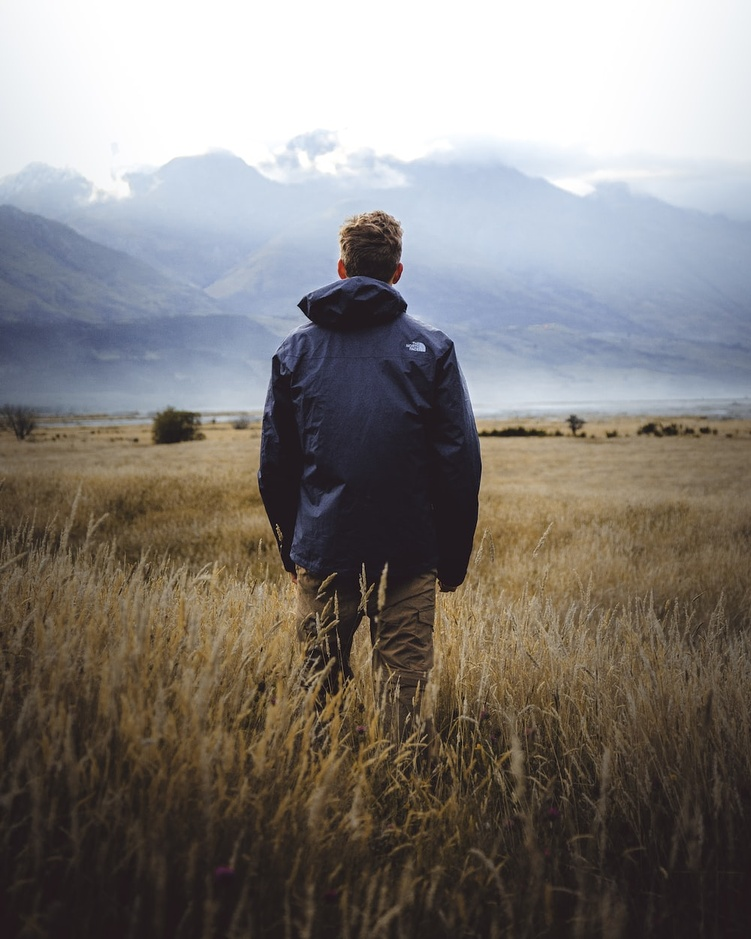
#> input picture MV/image.jpg, 751 x 939 px, shrunk from 1000 x 1250 before the run
$ jupyter execute MV_EXP_5.ipynb
#> lines starting #> are read from the running program, lines starting #| are printed output that depends on the picture; after the words box and inside, x2 and y2 are one past the last pixel; in counts of white or black regions, pixels touching at a corner belong together
[cell 1]
import cv2
import numpy as np
import matplotlib.pyplot as plt

# Read the image
path = 'image.jpg'
image = cv2.imread(path)
#> image is the input picture: shape (939, 751, 3); mean B, G, R 122.2, 126, 130.7

# Convert the image to grayscale
gray = cv2.cvtColor(image, cv2.COLOR_BGR2GRAY)

# Apply Canny edge detection
edges = cv2.Canny(gray, threshold1=50, threshold2=150)
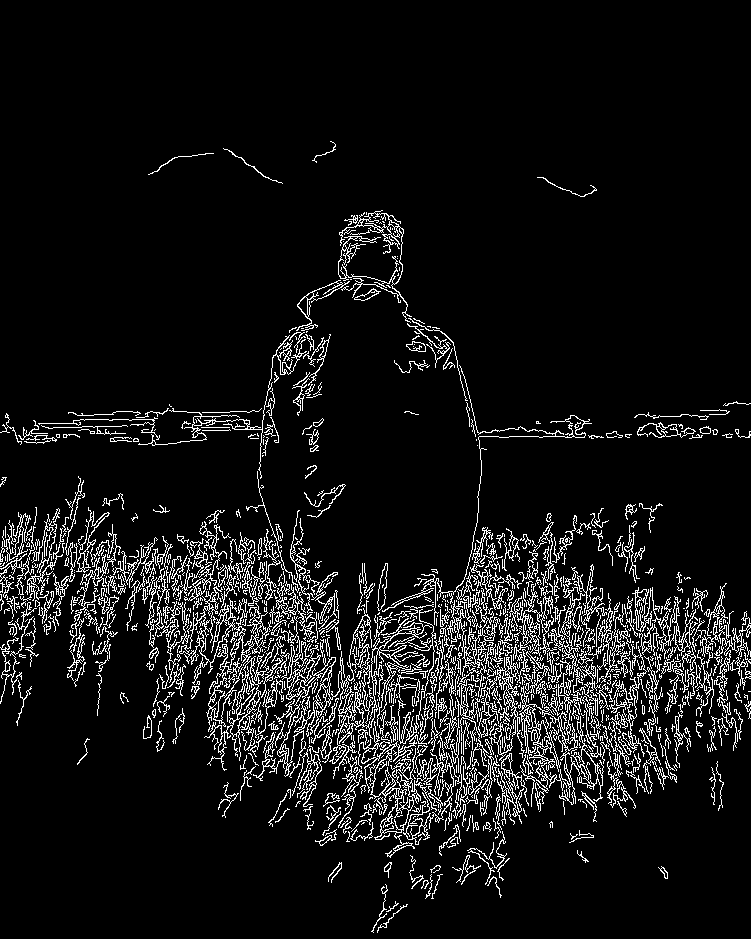
#> edges: shape (939, 751); 7.9% white in thin lines or dots, all inside (x1, y1, x2, y2) = (0, 141, 751, 933)

# Find contours in the edge image
contours, _ = cv2.findContours(edges, cv2.RETR_EXTERNAL, cv2.CHAIN_APPROX_SIMPLE)
#> contours = 968 contours, 803 with area under 20; largest, box (x1, y1, x2, y2) and area: (261, 608, 432, 777) 3357, (519, 651, 601, 812) 2488, (358, 721, 437, 858) 1766, (204, 598, 279, 771) 935, (338, 210, 412, 323) 825

# Create a copy of the original image for drawing contours
contour_image = image.copy()

# Iterate over the contours and draw them in blue
cv2.drawContours(contour_image, contours, -1, (0, 0, 255), 2)
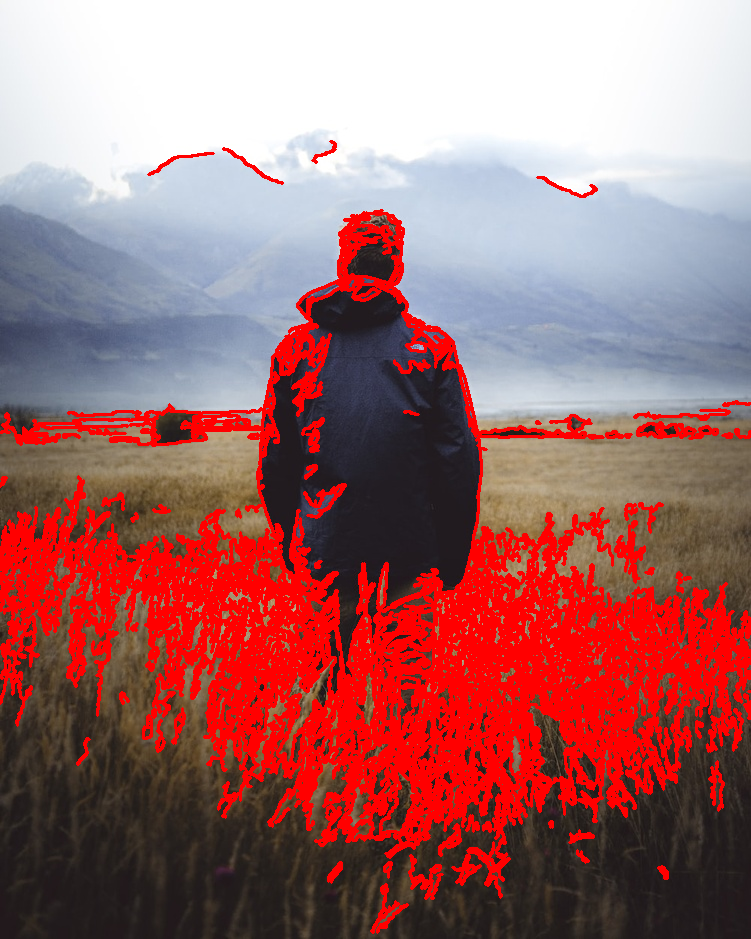
#> contour_image: shape (939, 751, 3); mean B, G, R 108.3, 107.7, 162.5

# Define a function to simplify contours using Douglas-Peucker
def simplify_contour(contour, epsilon):
    return cv2.approxPolyDP(contour, epsilon, True)

# Create a copy of the original image for drawing simplified contours
simplified_contour_image = image.copy()

# Define the Douglas-Peucker epsilon value (adjust as needed)
epsilon = 10

# Iterate over the contours and simplify them
simplified_contours = [simplify_contour(contour, epsilon) for contour in contours]
#> simplified_contours = 968 contours, 869 with area under 20; largest, box (x1, y1, x2, y2) and area: (262, 608, 432, 777) 5660, (519, 651, 601, 812) 3934, (358, 721, 437, 858) 2990, (204, 598, 279, 771) 2499, (451, 588, 500, 722) 1426

# Draw the simplified contours in red
cv2.drawContours(simplified_contour_image, simplified_contours, -1, (255, 0, 0), 2)
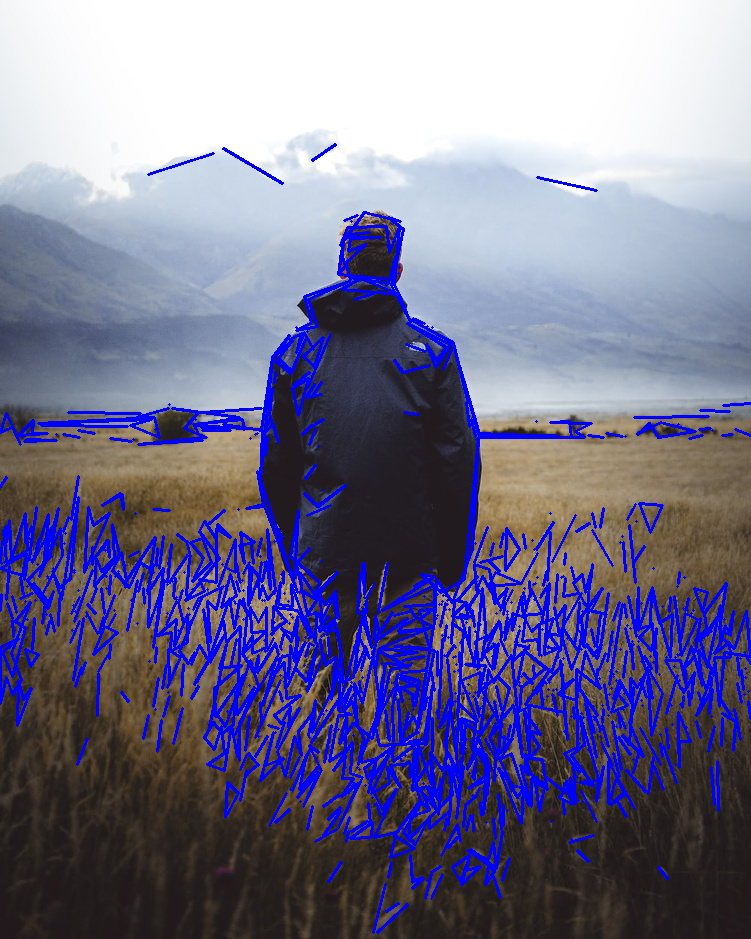
#> simplified_contour_image: shape (939, 751, 3); 12.38% of pixels changed, all inside (x1, y1, x2, y2) = (0, 143, 751, 934)

# Display all outputs in one window using matplotlib
plt.figure(figsize=(12, 8))

# Original Image
plt.subplot(2, 3, 1)
plt.imshow(cv2.cvtColor(image, cv2.COLOR_BGR2RGB))
plt.title("Original Image")

# Edge Detection
plt.subplot(2, 3, 2)
plt.imshow(edges, cmap='gray')
plt.title("Edge Detection")

# Contour Detection
plt.subplot(2, 3, 3)
plt.imshow(cv2.cvtColor(contour_image, cv2.COLOR_BGR2RGB))
plt.title("Contour Detection")

# Simplified Contours
plt.subplot(2, 3, 4)
plt.imshow(cv2.cvtColor(simplified_contour_image, cv2.COLOR_BGR2RGB))
plt.title("Simplified Contours")

# Reload the original image
image = cv2.imread('image.jpg')

# Find and draw bounding boxes
contours, _ = cv2.findContours(edges, cv2.RETR_EXTERNAL, cv2.CHAIN_APPROX_SIMPLE)

# Plot the image with bounding boxes
image_bb = image.copy()
for contour in contours:
    if cv2.contourArea(contour) >= 100:
        x, y, w, h = cv2.boundingRect(contour)
        cv2.rectangle(image_bb, (x, y), (x + w, y + h), (0, 255, 0), 2)
#> this loop made 968 passes
#> (x, y, w, h) on passes 115, 122, 173, 178, 182, 199, 402, 420, 442, 457, 557, 572: (403, 752, 63, 93), (292, 748, 30, 59), (320, 725, 12, 38), (489, 722, 40, 103), (358, 721, 79, 137), (571, 716, 33, 86), (460, 655, 65, 115), (519, 651, 82, 161), (613, 646, 34, 111), (206, 644, 38, 88), (157, 614, 33, 38), (714, 611, 37, 96)
#> contour on passes 48, 57: [[482, 802], [482, 806]], [[472, 795], [471, 796], [472, 797], [471, 796]]
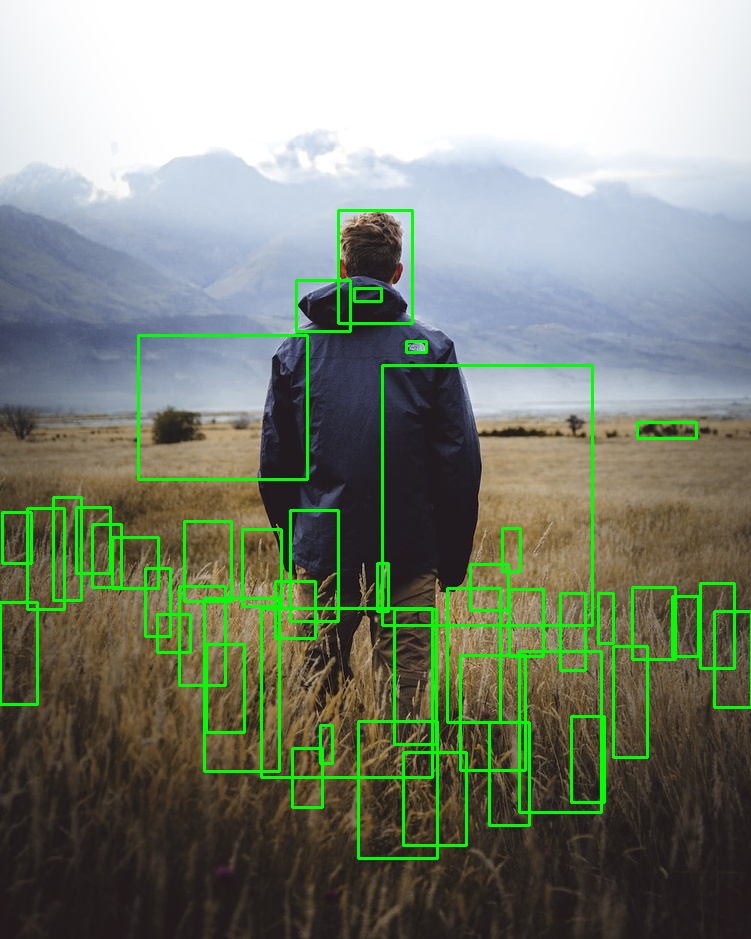
#> image_bb: shape (939, 751, 3); 4.97% of pixels changed, all inside (x1, y1, x2, y2) = (0, 209, 751, 860)

plt.subplot(2, 3, 5)
plt.imshow(cv2.cvtColor(image_bb, cv2.COLOR_BGR2RGB))
plt.title('Bounding Boxes')

# Plot the image with minimum area rectangles
image_mar = image.copy()
for contour in contours:
    if cv2.contourArea(contour) >= 100:
        rect = cv2.minAreaRect(contour)
        box = cv2.boxPoints(rect)
        box = np.intp(box)
        cv2.drawContours(image_mar, [box], 0, (0, 0, 255), 2)
#> this loop made 968 passes
#> (rect, box) on passes 115, 122, 173, 178, 182, 199, 402: (((436.2, 799.2), (98.41, 41.88), -71.35), [[440, 852], [400, 839], [432, 745], [471, 759]]), (((307.2, 777.2), (57.86, 22.92), -75.17), [[310, 808], [288, 802], [303, 746], [325, 752]]), (((327.6, 743.5), (37.44, 10.81), -73.07), [[327, 763], [316, 759], [327, 724], [338, 727]]), (((508.5, 773.1), (26.68, 102.8), -14.04), [[508, 826], [483, 726], [509, 720], [533, 819]]), (((396.8, 785.7), (66.56, 136.3), -12.36), [[378, 859], [349, 726], [414, 712], [443, 845]]), (((586.5, 758.9), (27.56, 86.04), -16.5), [[585, 804], [561, 721], [587, 713], [611, 796]]), (((490.5, 711.9), (62.48, 111.4), -3.25), [[462, 769], [456, 658], [518, 654], [524, 765]])
#> rect on pass 930: ((488.7, 509.4), (257.8, 143.3), -72.55)
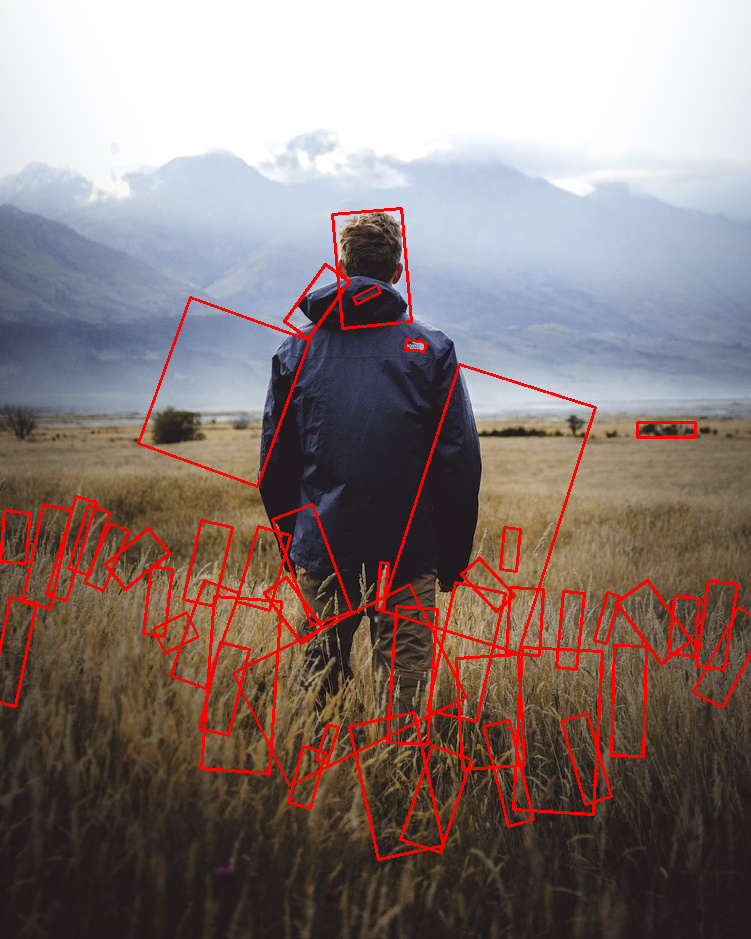
#> image_mar: shape (939, 751, 3); 4.41% of pixels changed, all inside (x1, y1, x2, y2) = (0, 207, 751, 861)

plt.subplot(2, 3, 6)
plt.imshow(cv2.cvtColor(image_mar, cv2.COLOR_BGR2RGB))
plt.title('Min Area Rectangles')

# Remove axis labels
plt.tight_layout()
plt.subplots_adjust(top=0.9)
plt.show()
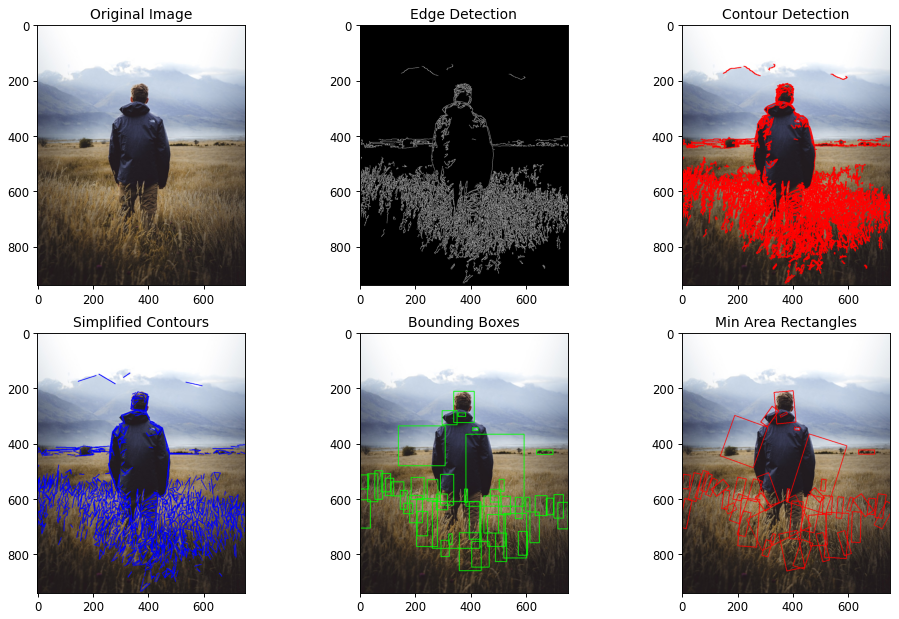
#> figure drawn by matplotlib, 6 panels
